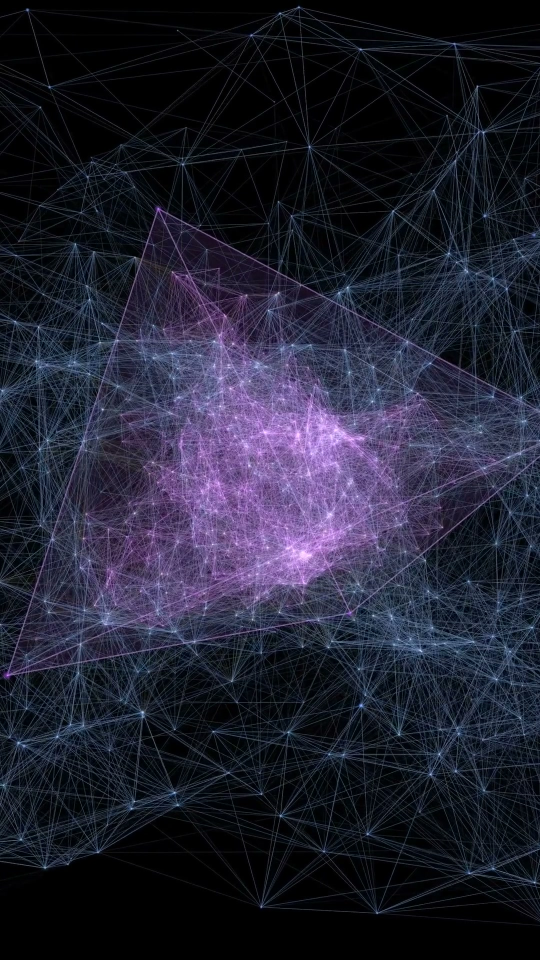
#> input picture media/gnosis/shorts/thumbnails/gnosis-clean-08s.jpg, 1080 x 1920 px, given in place of temp_bg.png, which was not available (shown at 1/2 size)
$ python generate-glassmorphic-covers.py
#> lines starting #> are read from the running program, lines starting #| are printed output that depends on the picture; after the words box and inside, x2 and y2 are one past the last pixel; in counts of white or black regions, pixels touching at a corner belong together; pictures that were not available may be replaced by others from this repository, and a replacement may not be noted
import os
import subprocess
from PIL import Image, ImageDraw, ImageFont, ImageFilter, ImageEnhance

out_dir = "media/gnosis/shorts/thumbnails"
os.makedirs(out_dir, exist_ok=True)

# 1. Extract clean background frame from gnosis-short-bg.mp4 at 20.0s
bg_frame = os.path.join(out_dir, "temp_bg.png")
subprocess.run([
    "ffmpeg", "-ss", "00:00:20.000", "-i", "media/gnosis/shorts/gnosis-short-bg.mp4",
    "-frames:v", "1", "-pix_fmt", "rgb24", bg_frame, "-y"
], check=True, stdout=subprocess.DEVNULL, stderr=subprocess.DEVNULL)
#> (this line was passed over: subprocess is not available in this run)

base_img = Image.open(bg_frame).convert("RGBA")
W, H = base_img.size  # 1080 x 1920
#> W = 1080; H = 1920

# Fonts selection
font_paths = [
    "/System/Library/Fonts/Supplemental/Avenir Next.ttc",
    "/System/Library/Fonts/Avenir Next.ttc",
    "/System/Library/Fonts/Supplemental/Arial Bold.ttf",
    "/System/Library/Fonts/Helvetica.ttc",
]
selected_font = None
for fp in font_paths:
    if os.path.exists(fp):
        selected_font = fp
        break

def get_font(size):
    try:
        return ImageFont.truetype(selected_font, size)
    except:
        return ImageFont.load_default()

def draw_rings(draw, cx, cy, color=(127, 212, 245)):
    radii = [6, 12, 18, 23]
    for i, r in enumerate(radii):
        alpha = int(255 * (1.0 - i * 0.18))
        draw.ellipse(
            [cx - r, cy - r, cx + r, cy + r],
            outline=(color[0], color[1], color[2], alpha),
            width=2
        )

def draw_headphones(draw, cx, cy, color=(127, 212, 245, 230)):
    draw.arc([cx - 16, cy - 18, cx + 16, cy + 14], start=180, end=0, fill=color, width=3)
    draw.rounded_rectangle([cx - 19, cy - 4, cx - 11, cy + 14], radius=3, fill=color)
    draw.rounded_rectangle([cx + 11, cy - 4, cx + 19, cy + 14], radius=3, fill=color)

def make_frosted_panel(base, box, radius, tint_rgb, alpha_range, blur_rad=28, sat=1.8):
    """
    Renders an authentic frosted glassmorphic panel over the base image:
    1. Crops background with padding
    2. Applies Gaussian Blur (frosted diffusion)
    3. Saturates colors (saturate 180%)
    4. Applies translucent glass tint gradient
    5. Returns (glass_image, mask)
    """
    x0, y0, x1, y1 = box
    w = x1 - x0
    h = y1 - y0
    pad = blur_rad + 6

    crop_box = (max(0, x0 - pad), max(0, y0 - pad), min(W, x1 + pad), min(H, y1 + pad))
    patch = base.crop(crop_box)

    blurred = patch.filter(ImageFilter.GaussianBlur(blur_rad))
    blurred = ImageEnhance.Color(blurred).enhance(sat)

    # Crop back to exact panel dimensions
    exact_patch = blurred.crop((pad, pad, pad + w, pad + h))

    # Tint overlay
    tint = Image.new("RGBA", (w, h), (0, 0, 0, 0))
    t_draw = ImageDraw.Draw(tint)
    a_start, a_end = alpha_range
    for y in range(h):
        t = y / h
        a = int(a_start * (1 - t) + a_end * t)
        t_draw.line([0, y, w, y], fill=(tint_rgb[0], tint_rgb[1], tint_rgb[2], a))

    # Specular glass reflection on top 100px
    for y in range(min(120, h)):
        t = y / min(120, h)
        alpha = int(24 * (1.0 - t))
        t_draw.line([0, y, w, y], fill=(255, 255, 255, alpha))

    glass = Image.alpha_composite(exact_patch.convert("RGBA"), tint)

    mask = Image.new("L", (w, h), 0)
    m_draw = ImageDraw.Draw(mask)
    m_draw.rounded_rectangle([0, 0, w, h], radius=radius, fill=255)

    return glass, mask

def build_glass_cover(badge_text, title_lines, subtitle_text, bottom_text, out_path):
    canvas = base_img.copy()
    cx = W // 2  # 540

    # -------------------------------------------------------------
    # 1. SHADOWS LAYER (Deep soft ambient shadows)
    # -------------------------------------------------------------
    shadow_layer = Image.new("RGBA", (W, H), (0, 0, 0, 0))
    s_draw = ImageDraw.Draw(shadow_layer)

    # Card shadow (Y: 740 to 1160, X: 80 to 1000)
    card_box = (80, 740, 1000, 1160)
    s_draw.rounded_rectangle([card_box[0] - 4, card_box[1] + 16, card_box[2] + 4, card_box[3] + 28], radius=28, fill=(0, 0, 0, 195))

    # Top pill shadow
    pt_box = (cx - 190, 220, cx + 190, 295)
    s_draw.rounded_rectangle([pt_box[0], pt_box[1] + 8, pt_box[2], pt_box[3] + 12], radius=38, fill=(0, 0, 0, 140))

    # Bottom pill shadow
    pb_box = (cx - 280, 1320, cx + 280, 1405)
    s_draw.rounded_rectangle([pb_box[0], pb_box[1] + 8, pb_box[2], pb_box[3] + 12], radius=42, fill=(0, 0, 0, 140))

    shadow_layer = shadow_layer.filter(ImageFilter.GaussianBlur(24))
    canvas = Image.alpha_composite(canvas, shadow_layer)

    # -------------------------------------------------------------
    # 2. FROSTED GLASS PANELS (AUTHENTIC GLASSMORHPISM)
    # -------------------------------------------------------------
    # Top Pill Glass
    glass_pt, mask_pt = make_frosted_panel(base_img, pt_box, radius=38, tint_rgb=(11, 14, 26), alpha_range=(160, 190), blur_rad=20)
    canvas.paste(glass_pt, (pt_box[0], pt_box[1]), mask_pt)

    # Center Card Glass (Indigo translucent frosted glass, NO BORDER)
    glass_card, mask_card = make_frosted_panel(base_img, card_box, radius=24, tint_rgb=(14, 24, 64), alpha_range=(140, 180), blur_rad=32, sat=1.8)
    canvas.paste(glass_card, (card_box[0], card_box[1]), mask_card)

    # Bottom Pill Glass
    glass_pb, mask_pb = make_frosted_panel(base_img, pb_box, radius=42, tint_rgb=(11, 14, 26), alpha_range=(150, 180), blur_rad=20)
    canvas.paste(glass_pb, (pb_box[0], pb_box[1]), mask_pb)

    # -------------------------------------------------------------
    # 3. TYPOGRAPHY & VECTOR OVERLAYS
    # -------------------------------------------------------------
    overlay = Image.new("RGBA", (W, H), (0, 0, 0, 0))
    draw = ImageDraw.Draw(overlay)

    # A. Top Pill: DEPH · 04
    draw_rings(draw, pt_box[0] + 52, (pt_box[1] + pt_box[3]) // 2)
    font_pt = get_font(28)
    draw.text((pt_box[0] + 98, pt_box[1] + 18), "DEPH", font=font_pt, fill=(255, 255, 255, 250))
    draw.text((pt_box[0] + 194, pt_box[1] + 18), "·", font=font_pt, fill=(127, 212, 245, 240))
    draw.text((pt_box[0] + 224, pt_box[1] + 18), "04", font=font_pt, fill=(127, 212, 245, 255))

    # B. Card Content (No border!)
    badge_y = card_box[1] + 38
    font_badge = get_font(23)
    full_badge = f"• {badge_text}"
    bbox_b = draw.textbbox((0, 0), full_badge, font=font_badge)
    bw = bbox_b[2] - bbox_b[0]
    bx = cx - bw // 2
    draw.text((bx, badge_y), "•", font=font_badge, fill=(217, 70, 239, 255))
    draw.text((bx + 24, badge_y), badge_text, font=font_badge, fill=(192, 132, 252, 255))

    # Hook Title
    font_title = get_font(54)
    line_h = 68
    total_title_h = len(title_lines) * line_h
    title_start_y = card_box[1] + 104

    for i, line in enumerate(title_lines):
        bbox_l = draw.textbbox((0, 0), line, font=font_title)
        lw = bbox_l[2] - bbox_l[0]
        lx = cx - lw // 2
        ly = title_start_y + i * line_h
        draw.text((lx, ly + 3), line, font=font_title, fill=(0, 0, 0, 220))
        draw.text((lx, ly), line, font=font_title, fill=(255, 255, 255, 255))

    # Divider Bar
    div_w, div_h = 120, 3
    div_x0 = cx - div_w // 2
    div_y = title_start_y + total_title_h + 16
    for step in range(div_w):
        t = step / div_w
        r = int(56 * (1 - t) + 192 * t)
        g = int(189 * (1 - t) + 132 * t)
        b = int(248 * (1 - t) + 252 * t)
        draw.line([div_x0 + step, div_y, div_x0 + step, div_y + div_h], fill=(r, g, b, 240))

    # Subtitle
    sub_y = div_y + 24
    font_sub = get_font(25)
    bbox_s = draw.textbbox((0, 0), subtitle_text, font=font_sub)
    sw = bbox_s[2] - bbox_s[0]
    sx = cx - sw // 2
    draw.text((sx, sub_y), subtitle_text, font=font_sub, fill=(56, 189, 248, 255))

    # C. Bottom Pill
    draw_headphones(draw, pb_box[0] + 48, (pb_box[1] + pb_box[3]) // 2)
    font_bot = get_font(23)
    draw.text((pb_box[0] + 82, pb_box[1] + 26), bottom_text, font=font_bot, fill=(226, 232, 240, 240))

    # Final composite
    final_img = Image.alpha_composite(canvas, overlay).convert("RGB")
    final_img.save(out_path, "JPEG", quality=95)
    print(f"✓ Saved authentic glassmorphic cover: {out_path} (1080x1920)")

# Generate ES
build_glass_cover(
    badge_text="GEOMETRÍA SAGRADA · 432 HZ",
    title_lines=["¿Y SI SER LIBRE Y ESTAR", "ATRAPADO FUERAN LO MISMO?"],
    subtitle_text="INTEGRACIÓN · 432 HZ",
    bottom_text="AURICULARES · AMBIENTE GENERATIVO",
    out_path=os.path.join(out_dir, "gnosis-short-cover-es.jpg")
)
#> in build_glass_cover, `shadow_layer = Image.new("RGBA", (W, H), (0, 0, 0, 0))`: shadow_layer: PIL image 1080x1920 RGBA; every value is 0
#> in make_frosted_panel, `tint = Image.new("RGBA", (w, h), (0, 0, 0, 0))`: tint: PIL image 380x75 RGBA; every value is 0
#> in make_frosted_panel, `mask = Image.new("L", (w, h), 0)`: mask: PIL image 380x75 L; every value is 0
#> in build_glass_cover, `glass_pt, mask_pt = make_frosted_panel(base_img, pt_box, radius=38, ti..`:
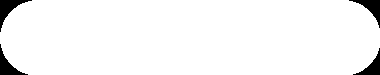
#> mask_pt: PIL image 380x75 L; 96.1% white; 4 black regions, box (x1, y1, x2, y2) and area: (0, 0, 32, 32) 313, (349, 0, 380, 28) 281, (0, 44, 28, 75) 281, (353, 48, 380, 75) 250
#> call 2 of make_frosted_panel, with box = (80, 740, 1000, 1160), radius = 24, tint_rgb = (14, 24, 64), alpha_range = (140, 180), blur_rad = 32, sat = 1.8
#> in make_frosted_panel (call 2), `exact_patch = blurred.crop((pad, pad, pad + w, pad + h))`:
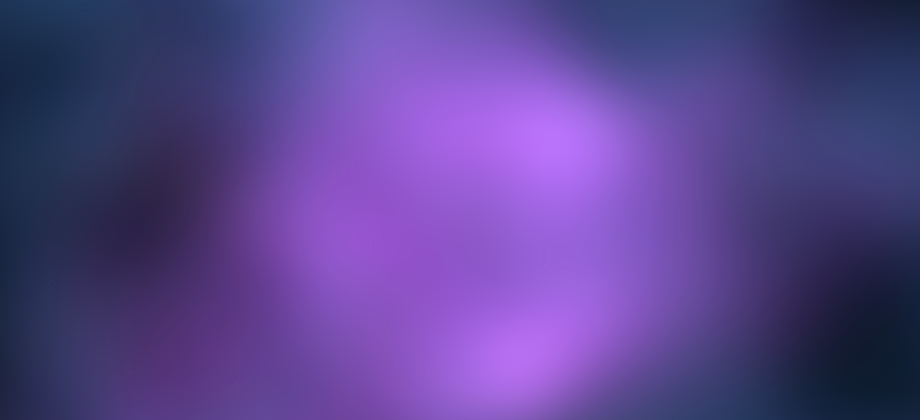
#> exact_patch: PIL image 920x420 RGBA; mean R, G, B, A 89.9, 68.2, 142.5, 255
#> in make_frosted_panel (call 2), `tint = Image.new("RGBA", (w, h), (0, 0, 0, 0))`: tint: PIL image 920x420 RGBA; every value is 0
#> in make_frosted_panel (call 2), `mask = Image.new("L", (w, h), 0)`: mask: PIL image 920x420 L; every value is 0
#> in build_glass_cover, `glass_card, mask_card = make_frosted_panel(base_img, card_box, radius=..`:
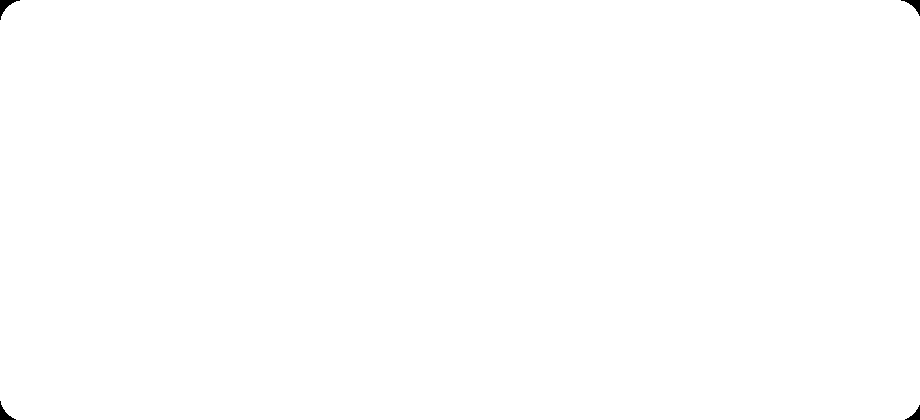
#> mask_card: PIL image 920x420 L; 99.9% white; 4 black regions, box (x1, y1, x2, y2) and area: (0, 0, 20, 20) 131, (901, 0, 920, 16) 111, (0, 401, 16, 420) 111, (905, 405, 920, 420) 92
#> call 3 of make_frosted_panel, with box = (260, 1320, 820, 1405), radius = 42, tint_rgb = (11, 14, 26), alpha_range = (150, 180), blur_rad = 20, sat = 1.8
#> in make_frosted_panel (call 3), `blurred = patch.filter(ImageFilter.GaussianBlur(blur_rad))`:
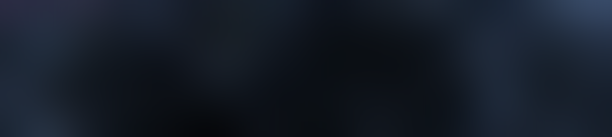
#> blurred: PIL image 612x137 RGBA; mean R, G, B, A 21.4, 28.6, 39.7, 255
#> in make_frosted_panel (call 3), `tint = Image.new("RGBA", (w, h), (0, 0, 0, 0))`: tint: PIL image 560x85 RGBA; every value is 0
#> in make_frosted_panel (call 3), `glass = Image.alpha_composite(exact_patch.convert("RGBA"), tint)`:
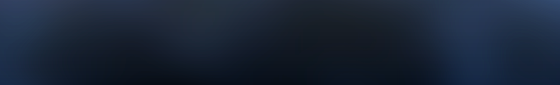
#> glass: PIL image 560x85 RGBA; mean R, G, B, A 25.4, 36.7, 54, 255
#> in make_frosted_panel (call 3), `mask = Image.new("L", (w, h), 0)`: mask: PIL image 560x85 L; every value is 0
#> in build_glass_cover, `glass_pb, mask_pb = make_frosted_panel(base_img, pb_box, radius=42, ti..`:
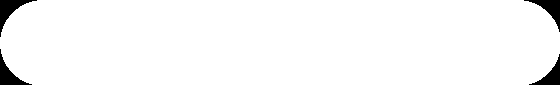
#> mask_pb: PIL image 560x85 L; 96.9% white; 4 black regions, box (x1, y1, x2, y2) and area: (0, 0, 37, 37) 401, (524, 0, 560, 32) 364, (0, 49, 32, 85) 364, (529, 54, 560, 85) 328
#> in build_glass_cover, `bbox_b = draw.textbbox((0, 0), full_badge, font=font_badge)`: bbox_b = (0, 1, 384, 22)
#> in build_glass_cover, `bw = bbox_b[2] - bbox_b[0]`: bw = 384
#> in build_glass_cover, `bx = cx - bw // 2`: bx = 348
#> the loop in build_glass_cover, `for i, line in enumerate(title_lines):` made 2 passes
#> (bbox_l, lw, lx) on passes 1 to 2: ((0, 11, 663, 62), 663, 209), ((0, 11, 842, 52), 842, 119)
#> in build_glass_cover, `bbox_s = draw.textbbox((0, 0), subtitle_text, font=font_sub)`: bbox_s = (0, 1, 288, 24)
#> in build_glass_cover, `sw = bbox_s[2] - bbox_s[0]`: sw = 288
#> in build_glass_cover, `sx = cx - sw // 2`: sx = 396

# Generate EN
build_glass_cover(
    badge_text="SACRED GEOMETRY · 432 HZ",
    title_lines=["WHAT IF BEING FREE AND", "TRAPPED WERE THE SAME?"],
    subtitle_text="INTEGRATION · 432 HZ",
    bottom_text="HEADPHONES · GENERATIVE AMBIENT",
    out_path=os.path.join(out_dir, "gnosis-short-cover-en.jpg")
)
#> call 2 of build_glass_cover, with badge_text = 'SACRED GEOMETRY · 432 HZ', subtitle_text = 'INTEGRATION · 432 HZ', bottom_text = 'HEADPHONES · GENERATIVE AMBIENT'
#> in build_glass_cover (call 2), `final_img = Image.alpha_composite(canvas, overlay).convert("RGB")`:
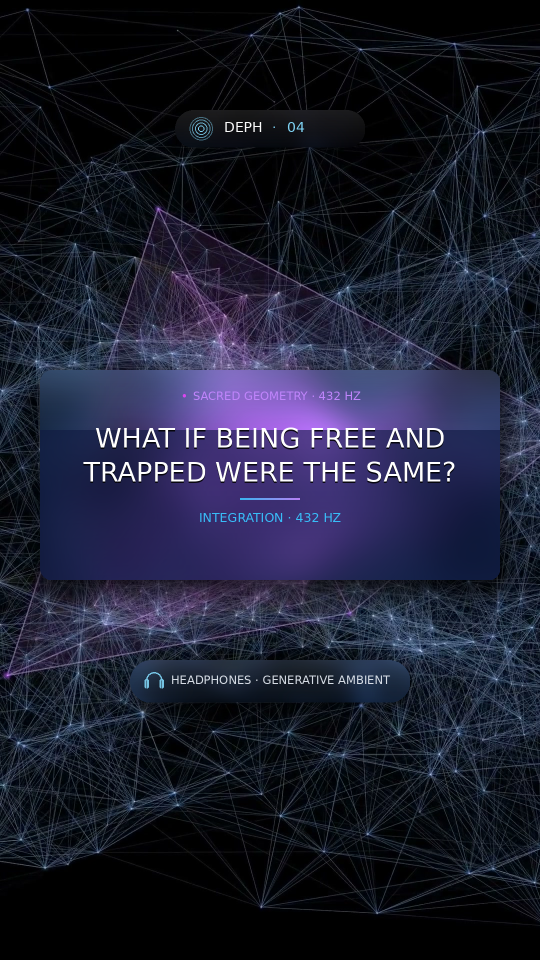
#> final_img: PIL image 1080x1920 RGB (shown at 1/2 size); mean R, G, B 27.8, 30, 47.8

if os.path.exists(bg_frame):
    os.remove(bg_frame)

print("Both authentic glassmorphic covers rendered successfully.")

$ run again, on media/gnosis/shorts/thumbnails/gnosis-clean-15s.jpg
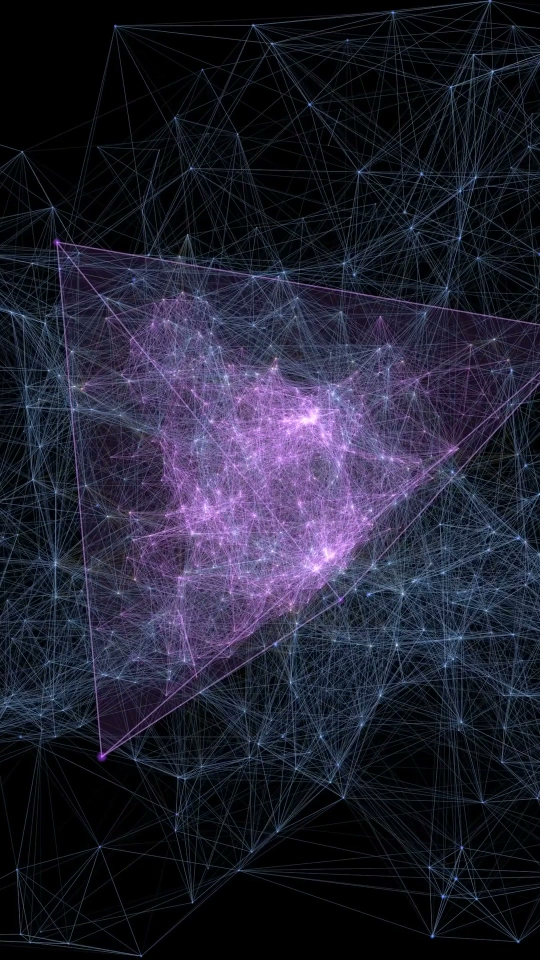
#> input picture media/gnosis/shorts/thumbnails/gnosis-clean-15s.jpg, 1080 x 1920 px, given in place of temp_bg.png, which was not available (shown at 1/2 size)
#> tint: PIL image 380x75 RGBA; every value is 0
#> mask: PIL image 380x75 L; every value is 0
#> mask_pt: PIL image 380x75 L; 96.1% white; 4 black regions, box (x1, y1, x2, y2) and area: (0, 0, 32, 32) 313, (349, 0, 380, 28) 281, (0, 44, 28, 75) 281, (353, 48, 380, 75) 250
#> patch: PIL image 996x496 RGBA
#> exact_patch: PIL image 920x420 RGBA
#> tint: PIL image 920x420 RGBA; every value is 0
#> glass: PIL image 920x420 RGBA
#> mask: PIL image 920x420 L; every value is 0
#> mask_card: PIL image 920x420 L; 99.9% white; 4 black regions, box (x1, y1, x2, y2) and area: (0, 0, 20, 20) 131, (901, 0, 920, 16) 111, (0, 401, 16, 420) 111, (905, 405, 920, 420) 92
#> patch: PIL image 612x137 RGBA
#> exact_patch: PIL image 560x85 RGBA
#> tint: PIL image 560x85 RGBA; every value is 0
#> in make_frosted_panel (call 3), `glass = Image.alpha_composite(exact_patch.convert("RGBA"), tint)`:
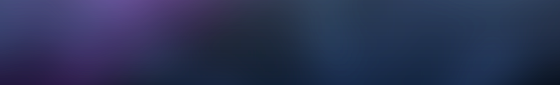
#> glass: PIL image 560x85 RGBA; mean R, G, B, A 42.3, 50.5, 84.3, 255
#> mask: PIL image 560x85 L; every value is 0
#> mask_pb: PIL image 560x85 L; 96.9% white; 4 black regions, box (x1, y1, x2, y2) and area: (0, 0, 37, 37) 401, (524, 0, 560, 32) 364, (0, 49, 32, 85) 364, (529, 54, 560, 85) 328
#> bbox_b = (0, 1, 384, 22)
#> bw = 384
#> bx = 348
#> the loop in build_glass_cover, `for i, line in enumerate(title_lines):` made 2 passes
#> (bbox_l, lw, lx) on passes 1 to 2: ((0, 11, 663, 62), 663, 209), ((0, 11, 842, 52), 842, 119)
#> bbox_s = (0, 1, 288, 24)
#> sw = 288
#> sx = 396
#> in build_glass_cover (call 2), `final_img = Image.alpha_composite(canvas, overlay).convert("RGB")`:
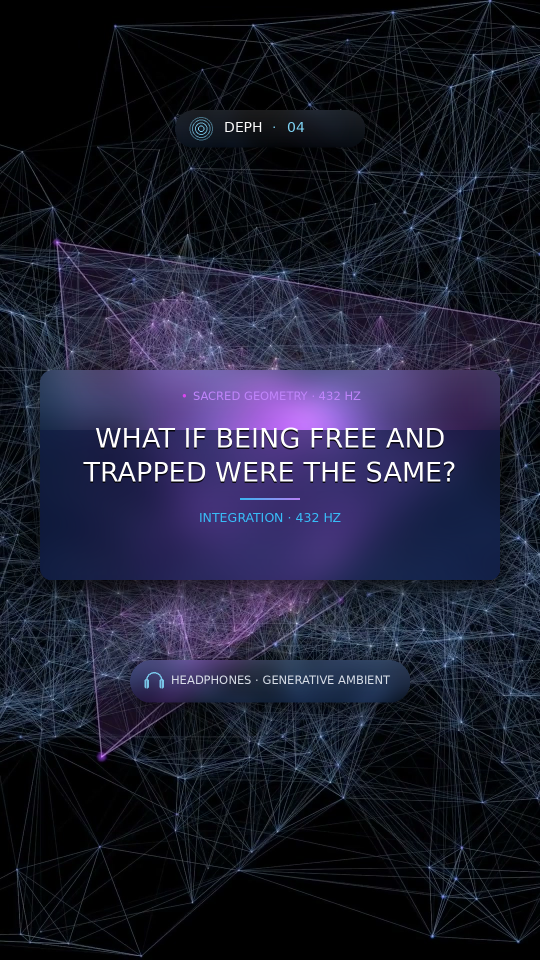
#> final_img: PIL image 1080x1920 RGB (shown at 1/2 size); mean R, G, B 28.9, 30, 48.3
